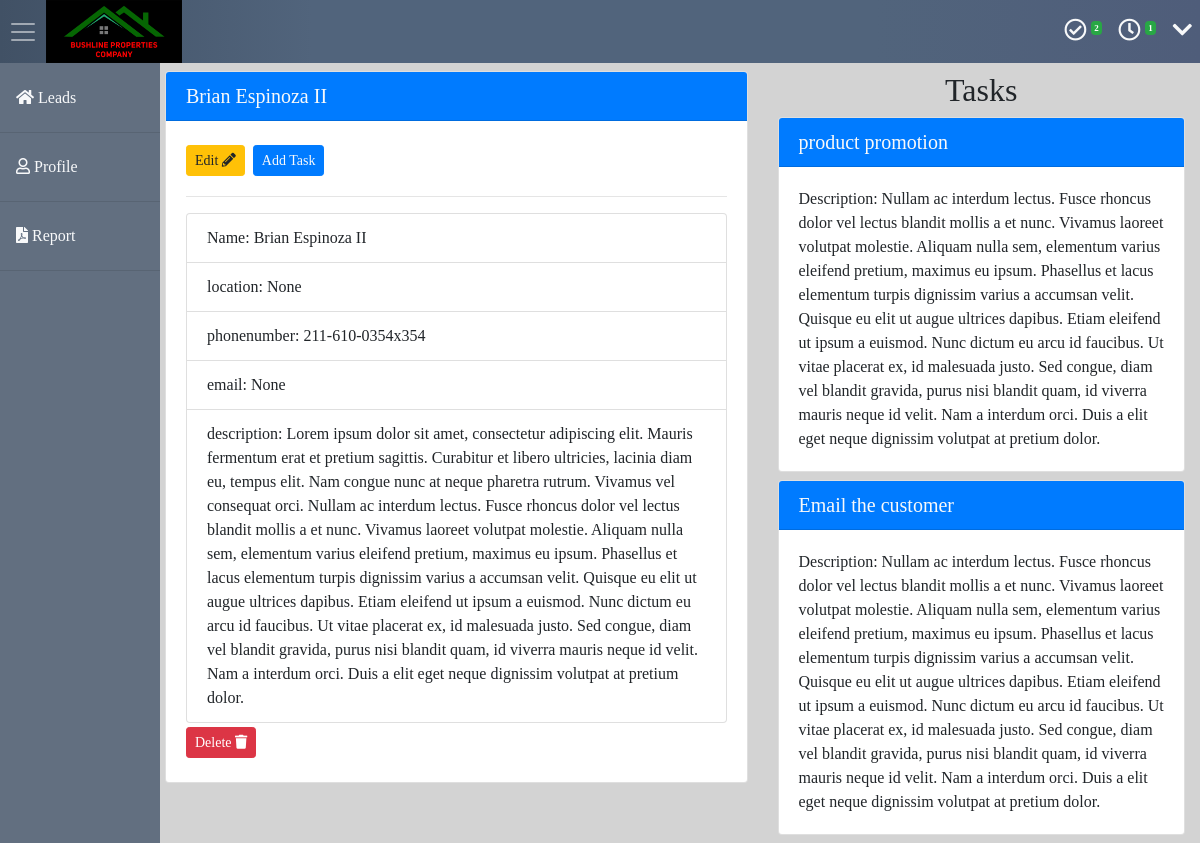
The page /256/ (signed in) on the database its author committed.
### lead/models.py (models this page shows, shortened)
class Lead(models.Model):
    status = models.ForeignKey(Status, on_delete=models.CASCADE)
    source = models.ForeignKey(Source, on_delete=models.CASCADE)
    assigned = models.ForeignKey(User, on_delete=models.CASCADE)
    name = models.CharField(max_length=100)
    location = models.CharField(max_length=100, blank=True, null=True)
    phonenumber = models.CharField(max_length=100)
    email = models.EmailField(blank=True, null=True)
    description = models.TextField(blank=True, null=True)
    trash = models.BooleanField(default=False)
    active = models.BooleanField(default=True)

class Task(models.Model):
    title = models.CharField(max_length=100)
    author = models.ForeignKey(User, on_delete=models.CASCADE)
    lead = models.ForeignKey(Lead, on_delete=models.CASCADE)
    description = models.TextField()
    completed = models.BooleanField(default=False)
    trash = models.BooleanField(default=False)

### lead/views.py (the view)
# urls.py: path('<int:pk>/', views.LeadDetailView.as_view(), name='lead_detail'),
class LeadDetailView(LoginRequiredMixin, DetailView):
    template_name = 'lead/detail.html'
    model = Lead
    def get_context_data(self, **kwargs):
        context = super().get_context_data(**kwargs)
        if self.request.user.is_authenticated:
            context['task_count'] = Task.objects.filter(lead=self.object, author=self.request.user, trash=False).all()
            context['task_form'] = TaskForm()
            context['lead_detail'] = True
            context['reminders'] = Reminder.objects.filter(
                task__completed=False,
                dueDate__gte=timezone.now().today(),  # make sure that the dueDate has not expired
                task__author=self.request.user,  # the user is the one is the owner
                trash=False  # the reminder is not in the trash
            ).all()
        return context
    def get_queryset(self):
        return Lead.objects.filter(trash=False).order_by('-pk')

### lead/templatetags/filt.py (called while the page is built)
@register.filter(name='is_checkbox')
def is_checkbox(value):
    return isinstance(value, CheckboxInput)

### lead/templates/lead/detail.html (shortened to what this page needs)
{% extends "lead/base.html" %}
    {% block content %}
    <div class="container">
      <div class="row">
        <div class="col-12">
          {% if lead_detail %}
          {% include "lead/lead_detail.html" %}
          {% else %} {% include "lead/task_detail.html" %} {% endif %}
        </div>
      </div>
    </div>
    {% endblock content %}

### lead/templates/lead/lead_detail.html (shortened to what this page needs)
<div class="row mt-2">
  <div class="col-sm-7">
    <div class="card">
      <h5 class="card-header text-light bg-primary">{{lead.name}}
      </h5>
      <div class="card-body">
        <a href="{% url 'lead_edit' pk=object.pk %}" class="btn btn-sm btn-warning mr-1 my-1">Edit <i
            class="fas fa-pencil-alt"></i></a>
        <a type="button" data-toggle="modal" data-target="#addTask" class="btn btn-sm my-1 btn-primary text-light">
          Add Task
        </a>
        <hr />
        <section role="leadinformation">
          <ul class="list-group">
            <li class="list-group-item">
              Name: {{object.name}}
            </li>
            <li class="list-group-item">
              location: {{object.location}}
            </li>
            <li class="list-group-item">
              phonenumber: {{object.phonenumber}}
            </li>
            <li class="list-group-item">
              email: {{object.email}}
            </li>
            <li class="list-group-item">
              description: {{object.description}}
            </li>
          </ul>
        </section>
        <a href="{% url 'lead_remove' pk=object.pk %}" class="btn btn-sm btn-danger mr-1  my-1">Delete <i
            class="fas fa-trash"></i></a>
      </div>
    </div>
  </div>
  <div class="col-sm-5">
    <h2 class="text-center">Tasks</h2>
    {% for task in task_count %}
    <div class="card mb-2">
      <h5 class="card-header bg-primary">
        <a class="text-light" href="{% url 'task_detail' pk=task.pk %}">{{task.title}}</a>
      </h5>
      <div class="card-body">
        <section role="leadinformation">
          Description: {{task.description}}
        </section>
      </div>
    </div>
    {% endfor %}
  </div>
</div>

### lead/static/css/style.css (style rules this page uses)
* { margin: 0; padding: 0; }
body { background-color: lightgrey; font-family: "Roboto, 'Helvetica Neue', Helvetica, Arial, sans-serif"; }

### rows shown on the page
Lead: name "Brian Espinoza II", location "None", phonenumber "211-610-0354x354", email "None", description "Lorem ipsum dolor sit amet, consectetur adipiscing elit. Mauris fermentum erat et pretium sagittis. Curabitur et libero ultricies, lacinia diam eu, tempus elit. Nam congue nunc at neque pharetra rutrum. Vivamus vel consequat orci. Nullam ac interdum lectus. Fusce rhoncus dolor vel lectus blandit mollis a et nunc. Vivamus laoreet volutpat molestie. Aliquam nulla sem, elementum varius eleifend pretium, maximus eu ipsum. Phasellus et lacus elementum turpis dignissim varius a accumsan velit. Quisque eu elit ut augue ultrices dapibus. Etiam eleifend ut ipsum a euismod. Nunc dictum eu arcu id faucibus. Ut vitae placerat ex, id malesuada justo. Sed congue, diam vel blandit gravida, purus nisi…"
Task: title "product promotion", description "Nullam ac interdum lectus. Fusce rhoncus dolor vel lectus blandit mollis a et nunc. Vivamus laoreet volutpat molestie. Aliquam nulla sem, elementum varius eleifend pretium, maximus eu ipsum. Phasellus et lacus elementum turpis dignissim varius a accumsan velit. Quisque eu elit ut augue ultrices dapibus. Etiam eleifend ut ipsum a euismod. Nunc dictum eu arcu id faucibus. Ut vitae placerat ex, id malesuada justo. Sed congue, diam vel blandit gravida, purus nisi blandit quam, id viverra mauris neque id velit. Nam a interdum orci. Duis a elit eget neque dignissim volutpat at pretium dolor."
Task: title "Email the customer", description "Nullam ac interdum lectus. Fusce rhoncus dolor vel lectus blandit mollis a et nunc. Vivamus laoreet volutpat molestie. Aliquam nulla sem, elementum varius eleifend pretium, maximus eu ipsum. Phasellus et lacus elementum turpis dignissim varius a accumsan velit. Quisque eu elit ut augue ultrices dapibus. Etiam eleifend ut ipsum a euismod. Nunc dictum eu arcu id faucibus. Ut vitae placerat ex, id malesuada justo. Sed congue, diam vel blandit gravida, purus nisi blandit quam, id viverra mauris neque id velit. Nam a interdum orci. Duis a elit eget neque dignissim volutpat at pretium dolor."

### other values the page prints
{{ task_count|length }} "2"
{{ reminders|length }} "1"
